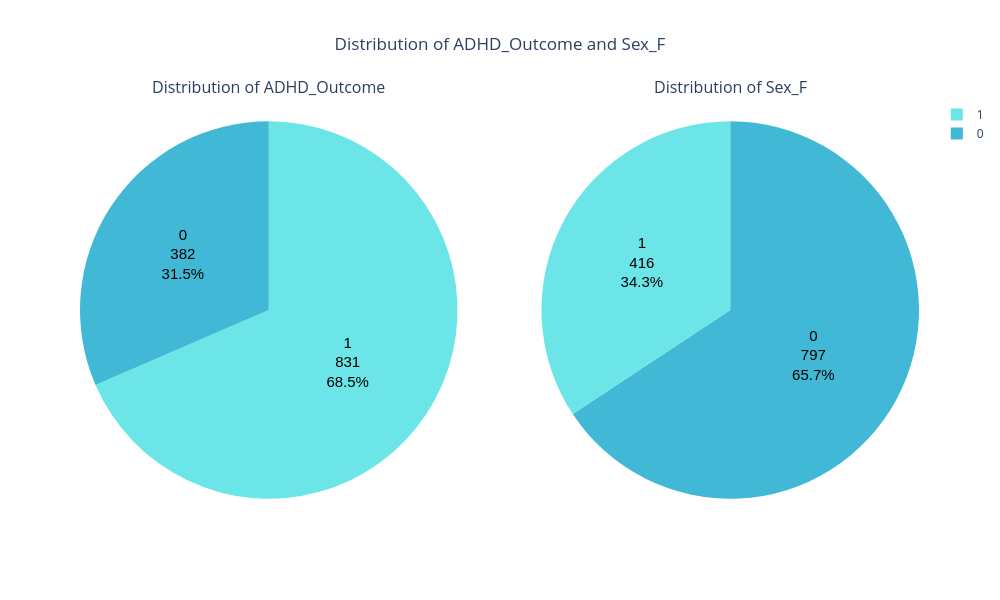

Notebook code for this chart:
### Code cell
import plotly.graph_objects as go
from plotly.subplots import make_subplots

# Get value counts
adhd_counts = train_Sol_new['ADHD_Outcome'].value_counts()
sex_counts = train_Sol_new['Sex_F'].value_counts()

# Define consistent color mapping
color_mapping = {'1': '#6ce5e8', '0': '#41b8d5'}

# Map colors to each pie chart based on their labels
adhd_labels = adhd_counts.index.astype(str)
adhd_colors = [color_mapping[label] for label in adhd_labels]

sex_labels = sex_counts.index.astype(str)
sex_colors = [color_mapping[label] for label in sex_labels]

# Create subplots
fig = make_subplots(rows=1, cols=2, specs=[[{'type':'domain'}, {'type':'domain'}]],
                    subplot_titles=['Distribution of ADHD_Outcome', 'Distribution of Sex_F'])

# Add ADHD_Outcome pie
fig.add_trace(go.Pie(
    labels=adhd_labels,
    values=adhd_counts.values,
    name='ADHD_Outcome',
    marker=dict(colors=adhd_colors),
    textinfo='label+percent+value',
    textfont=dict(size=15, family='Arial', color='black')
), row=1, col=1)

# Add Sex_F pie
fig.add_trace(go.Pie(
    labels=sex_labels,
    values=sex_counts.values,
    name='Sex_F',
    marker=dict(colors=sex_colors),
    textinfo='label+percent+value',
    textfont=dict(size=15, family='Arial', color='black')
), row=1, col=2)

# Update layout
fig.update_layout(
    title_text='Distribution of ADHD_Outcome and Sex_F',
    title_x=0.5,
    height=600,
    width=1000,
    showlegend=True
)

fig.show()

### Figure 1 — Plotly figure (JSON) as saved in the notebook; plotly's stock layout.template omitted (floating-point values rounded to 4 significant figures)
{"data": [{"domain": {"x": [0, 0.45], "y": [0, 1]}, "labels": ["1", "0"], "marker": {"colors": ["#6ce5e8", "#41b8d5"]}, "name": "ADHD_Outcome", "textfont": {"color": "black", "family": "Arial", "size": 15}, "textinfo": "label+percent+value", "type": "pie", "values": [831, 382]}, {"domain": {"x": [0.55, 1], "y": [0, 1]}, "labels": ["0", "1"], "marker": {"colors": ["#41b8d5", "#6ce5e8"]}, "name": "Sex_F", "textfont": {"color": "black", "family": "Arial", "size": 15}, "textinfo": "label+percent+value", "type": "pie", "values": [797, 416]}], "layout": {"annotations": [{"font": {"size": 16}, "showarrow": false, "text": "Distribution of ADHD_Outcome", "x": 0.225, "xanchor": "center", "xref": "paper", "y": 1, "yanchor": "bottom", "yref": "paper"}, {"font": {"size": 16}, "showarrow": false, "text": "Distribution of Sex_F", "x": 0.775, "xanchor": "center", "xref": "paper", "y": 1, "yanchor": "bottom", "yref": "paper"}], "height": 600, "showlegend": true, "title": {"text": "Distribution of ADHD_Outcome and Sex_F", "x": 0.5}, "width": 1000}}
